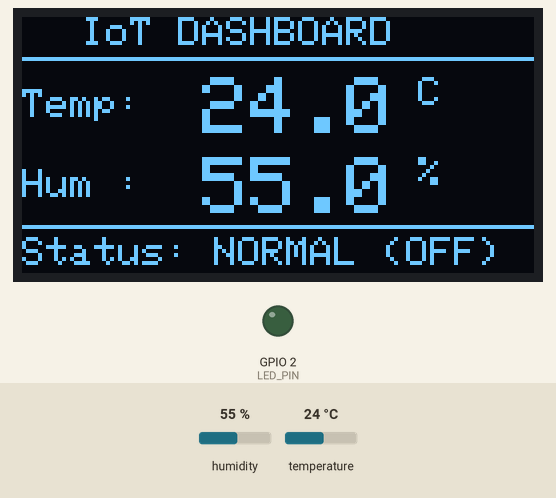
Bench run of a sketch on a simulated ESP32. Parts: 128×64 one-colour display, output pins drawn as LEDs (lit = HIGH). Inputs (shaded band) come from the test bench; at power-on: temperature 24 °C, humidity 55 %. What the sketch prints to the serial monitor is not drawn.

Above: at 3.2 s.
3.3 s: temperature set to 27.6 °C
At 5.2 s:
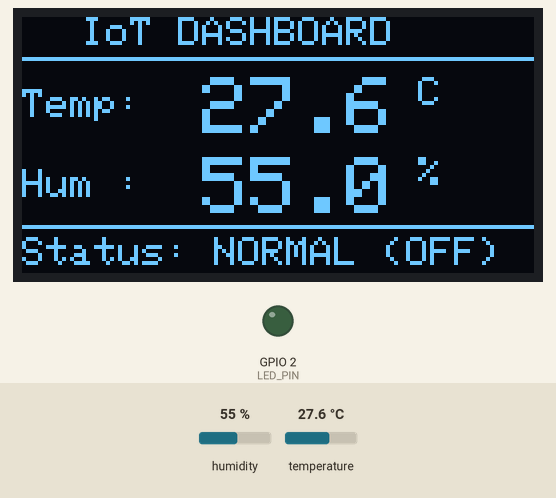
6.0 s: temperature set to 28.9 °C
At 6.7 s:
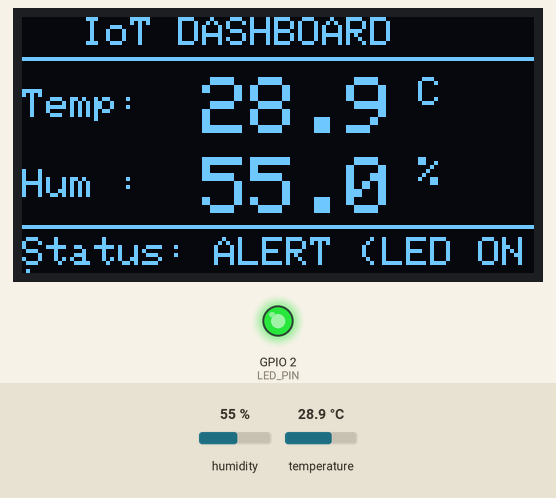
8.7 s: humidity set to 22 %
At 10.8 s:
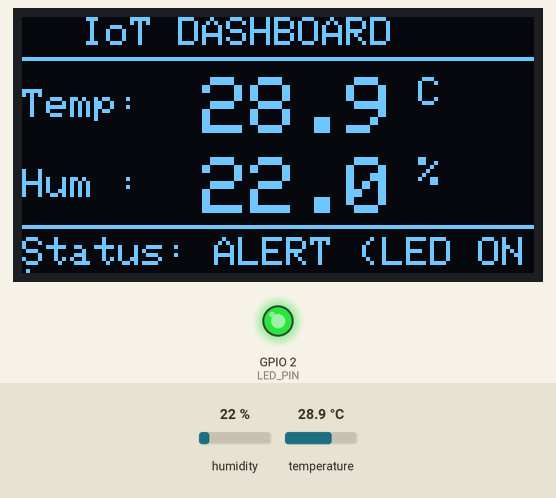
11.7 s: humidity set to 40 %
At 13.5 s:
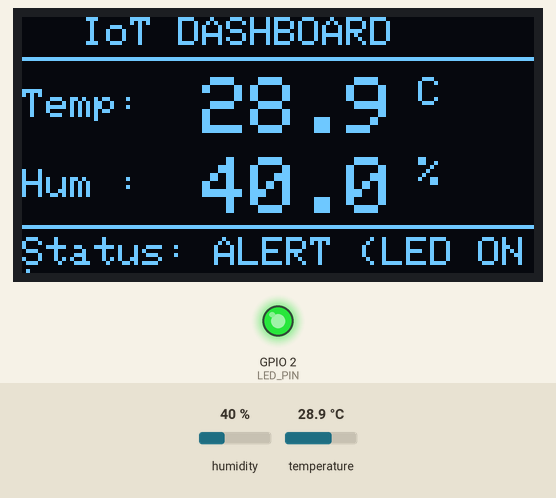
Timing chart, 0 to 15.0 s (numbered marks = the images above; inputs shaded):
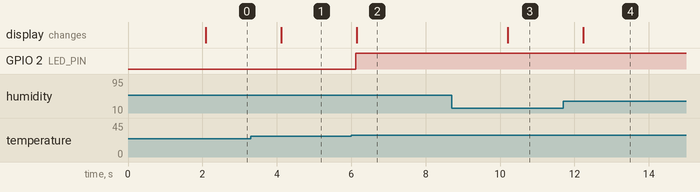

The sketch:

sketch.ino
```cpp
#include <Wire.h>
#include <Adafruit_GFX.h>
#include <Adafruit_SSD1306.h>
#include "DHT.h"

#define SCREEN_WIDTH 128
#define SCREEN_HEIGHT 64
#define OLED_RESET -1
Adafruit_SSD1306 display(SCREEN_WIDTH, SCREEN_HEIGHT, &Wire, OLED_RESET);

#define DHTPIN 15
#define DHTTYPE DHT22
#define LED_PIN 2

DHT dht(DHTPIN, DHTTYPE);

void setup() {
  Serial.begin(115200);
  pinMode(LED_PIN, OUTPUT);
  digitalWrite(LED_PIN, LOW);

  dht.begin();


  if(!display.begin(SSD1306_SWITCHCAPVCC, 0x3C)) {
    Serial.println("OLED Display failed!");
    for(;;);
  }


  display.clearDisplay();
  display.setTextColor(WHITE);
  display.setTextSize(1);
  display.setCursor(10, 20);
  display.println("ESP32 SMART SYSTEM");
  display.setCursor(20, 40);
  display.println("Loading UI...");
  display.display();
  delay(2000);
}

void loop() {
  float temp = dht.readTemperature();
  float hum = dht.readHumidity();

  if (isnan(temp) || isnan(hum)) {
    Serial.println("Sensor Read Error!");
    return;
  }


  bool isAlert = (temp > 28.0);
  digitalWrite(LED_PIN, isAlert ? HIGH : LOW);


  display.clearDisplay();


  display.setTextSize(1);
  display.setTextColor(WHITE);
  display.setCursor(15, 0);
  display.println("IoT DASHBOARD");
  display.drawLine(0, 10, 128, 10, WHITE);


  display.setCursor(0, 18);
  display.print("Temp:");
  display.setTextSize(2);
  display.setCursor(45, 15);
  display.print(temp, 1);
  display.setTextSize(1);
  display.print(" C");


  display.setTextSize(1);
  display.setCursor(0, 38);
  display.print("Hum :");
  display.setTextSize(2);
  display.setCursor(45, 35);
  display.print(hum, 1);
  display.setTextSize(1);
  display.print(" %");


  display.drawLine(0, 52, 128, 52, WHITE);
  display.setCursor(0, 55);
  if(isAlert) {
    display.print("Status: ALERT (LED ON)");
  } else {
    display.print("Status: NORMAL (OFF)");
  }

  display.display();

  Serial.print("Temp: "); Serial.print(temp);
  Serial.print(" C | Hum: "); Serial.print(hum);
  Serial.println(" %");

  delay(2000);
}
```

Measured:
- the behaviour switches between 28 and 28.1 °C on temperature (found by bisection; images 1 and 2)
- after the input at 3.3 s, the display: changes after 0.82 s (image 1)
- after the input at 6.0 s, GPIO 2 (LED_PIN): LOW → HIGH after 0.12 s; the display: changes after 0.15 s (image 2)
- after the input at 8.7 s, the display: changes after 1.5 s (image 3)
- after the input at 11.7 s, the display: changes after 0.54 s (image 4)
